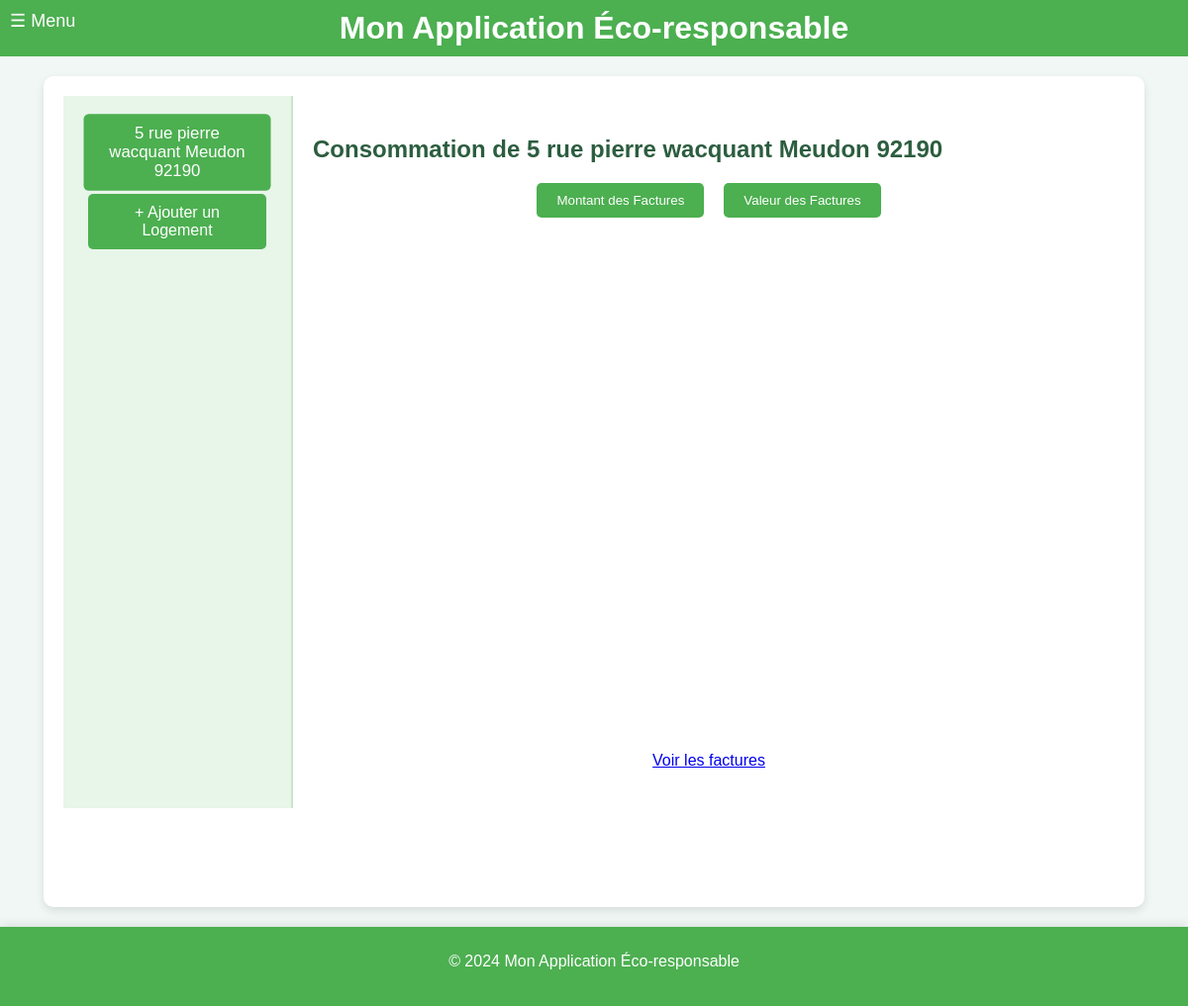
The app's page /consommation_par_logement, older data.
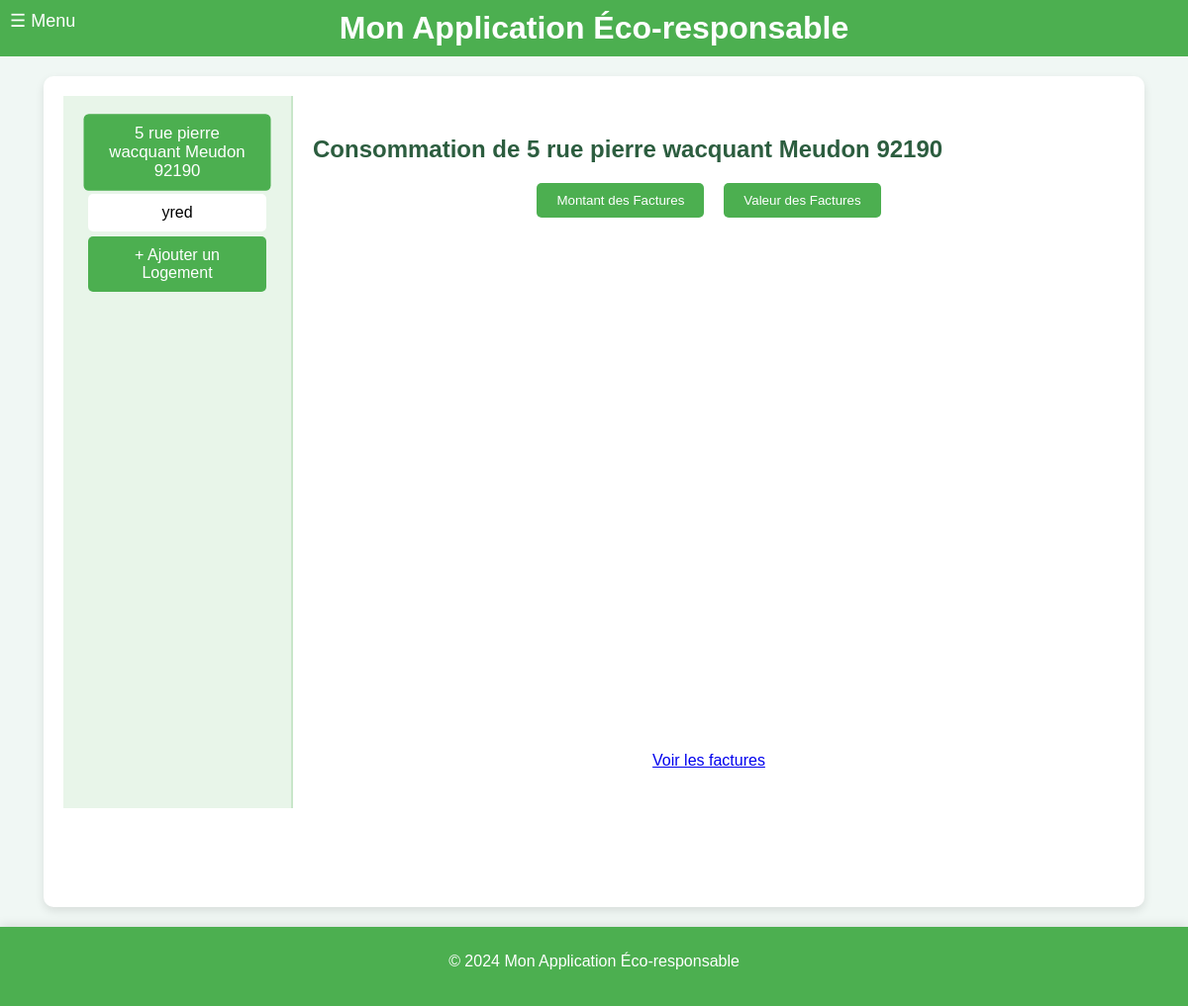
The same page, newer data.
### tables this page shows
CREATE TABLE Housing (
housing_id INTEGER PRIMARY KEY, -- Identifiant unique pour chaque logement
address VARCHAR(255), -- Adresse du logement
phone_number VARCHAR(20), -- NumÃ©ro de contact pour le logement
ip_address VARCHAR(15), -- Adresse IP associÃ©e au logement
insert_date TIMESTAMP DEFAULT CURRENT_TIMESTAMP -- Horodatage de l'ajout de l'enregistrement
);

### main.py (the view)
@app.get("/consommation_par_logement", response_class=HTMLResponse)
def consommation_par_logement(request: Request, logement_id: int = None):
    conn = get_db_connection()
    logements = conn.execute("SELECT housing_id, address FROM Housing").fetchall()
    if logement_id is None:
        logement_id = 1  # Sélection par défaut du logement 1
    selected_logement = conn.execute(
        "SELECT address FROM Housing WHERE housing_id = ?", (logement_id,)
    ).fetchone()
    factures = conn.execute(
        "SELECT type, SUM(amount) as total_amount, SUM(value) as total_value "
        "FROM Invoice WHERE housing_id = ? GROUP BY type", (logement_id,)
    ).fetchall()
    chart_data = {
        "amount": [["Type", "Montant"]] + [ [row["type"], row["total_amount"]] for row in factures],
        "value": [["Type", "Valeur"]] + [ [row["type"], row["total_value"]] for row in factures],
    }
    message = "Aucune facture assignée à ce logement." if not factures else ""
    conn.close()
    return templates.TemplateResponse("consommation_par_logement.html", {
        "request": request,
        "logements": logements,
        "selected_id": logement_id,
        "selected_logement_address": selected_logement["address"] if selected_logement else "Logement par Défaut",
        "chart_data": chart_data,
        "message": message
    })

### templates/consommation_par_logement.html (shortened to what this page needs)
{% extends "layout.html" %}
{% block content %}
<div class="container">
    <div class="menu">
        {% for logement in logements %}
        <div class="menu-item {% if logement.housing_id == selected_id %}active{% endif %}"
            onclick="location.href='?logement_id={{ logement.housing_id }}'">
            {{ logement.address }}
        </div>
        {% endfor %}
        <div class="menu-item" style="background-color: #4caf50; color: white;"
            onclick="location.href='http://localhost:8000/logements'">
            + Ajouter un Logement
        </div>
    </div>
    <div class="content">
        <h2>Consommation de {{ selected_logement_address or 'Logement par Défaut' }}</h2>
        {% if message %}
        <p class="message">{{ message }}</p>
        {% else %}
        <div class="chart-toggle">
            <button onclick="setChartType('amount')">Montant des Factures</button>
            <button onclick="setChartType('value')">Valeur des Factures</button>
        </div>
        <div id="chart_div"></div>
        {% endif %}
        <p style="text-align: center; margin-top: 20px;">
            <a href="/visualiser_factures" class="btn">Voir les factures</a>
        </p>
    </div>
</div>
{% endblock %}

Row changes from the older to the newer data that the page shows:
added Housing: address "yred"
